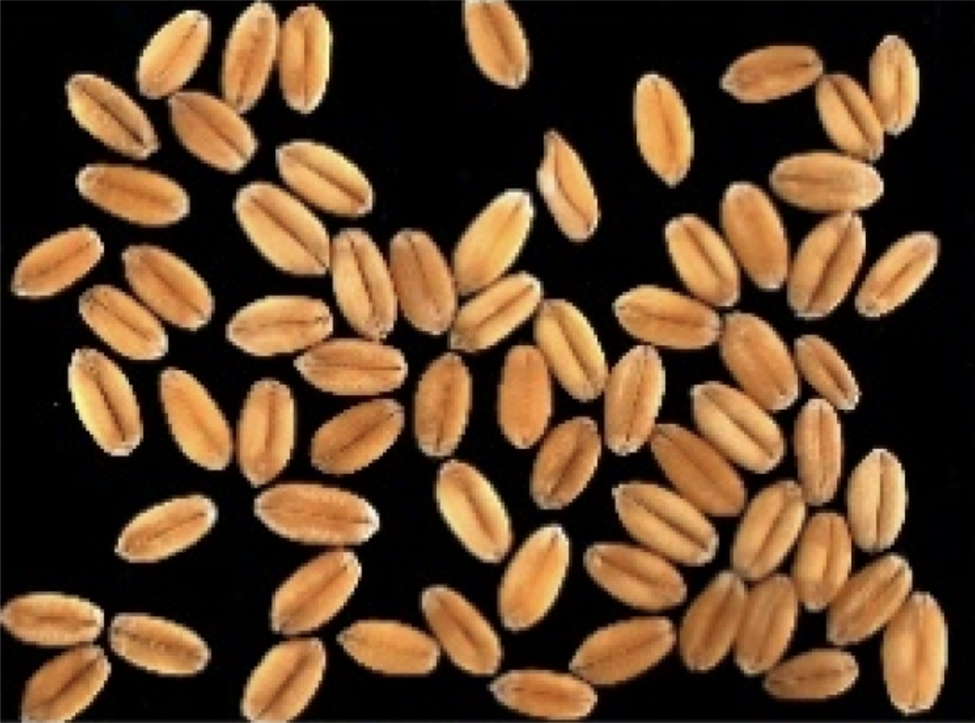
#> input picture Images/wheat.png, 975 x 723 px, shrunk from 1490 x 1105 before the run
$ jupyter execute Inciso6.ipynb
#> lines starting #> are read from the running program, lines starting #| are printed output that depends on the picture; after the words box and inside, x2 and y2 are one past the last pixel; in counts of white or black regions, pixels touching at a corner belong together
## Ejercicio 6

**Para la imagen wheat.png, hacer lo siguiente:**
- Segmentar la imagen de forma que se identifique de forma separada cada grano de trigo mediante el método de Watershed.
- Construir el mapa de clases, pintando de color negro el fondo, y cada grano con un color distinto.
- Combinar la imagen original con una versión pálida del mapa de colores (modifique el canal α del mapa de clases y súmelo con la imagen original), para mostrar los colores obtenidos en el mapa de clases sobre cada grano, como se ilustra en la siguiente figura.

### Librerias

[cell 1]
import cv2
import numpy as np
import matplotlib.pyplot as plt

### Escala de Grises

[cell 2]
# Cargar la imagen
wheat = cv2.imread("Images/wheat.png")  # Reemplaza con la ruta correcta de tu imagen
#> wheat is the input picture: shape (723, 975, 3); mean B, G, R 42, 66.6, 93.4

# Convertir a escala de grises
wheat_gray = cv2.cvtColor(wheat, cv2.COLOR_BGR2GRAY)

# Mostrar la imagen original y la imagen en escala de grises en subplots
fig, ax = plt.subplots(1, 2, figsize=(10, 5))

ax[0].imshow(cv2.cvtColor(wheat, cv2.COLOR_BGR2RGB))
ax[0].set_title("Imagen Original")
ax[0].axis("off")

ax[1].imshow(wheat_gray, cmap="gray")
ax[1].set_title("Escala de Grises")
ax[1].axis("off")

plt.show()

### Binarizacion y Morfología

[cell 3]
# Aplicar umbralización para binarizar la imagen (manteniendo fondo negro)
_, binary_wheat = cv2.threshold(wheat_gray, 0, 255, cv2.THRESH_BINARY + cv2.THRESH_OTSU)
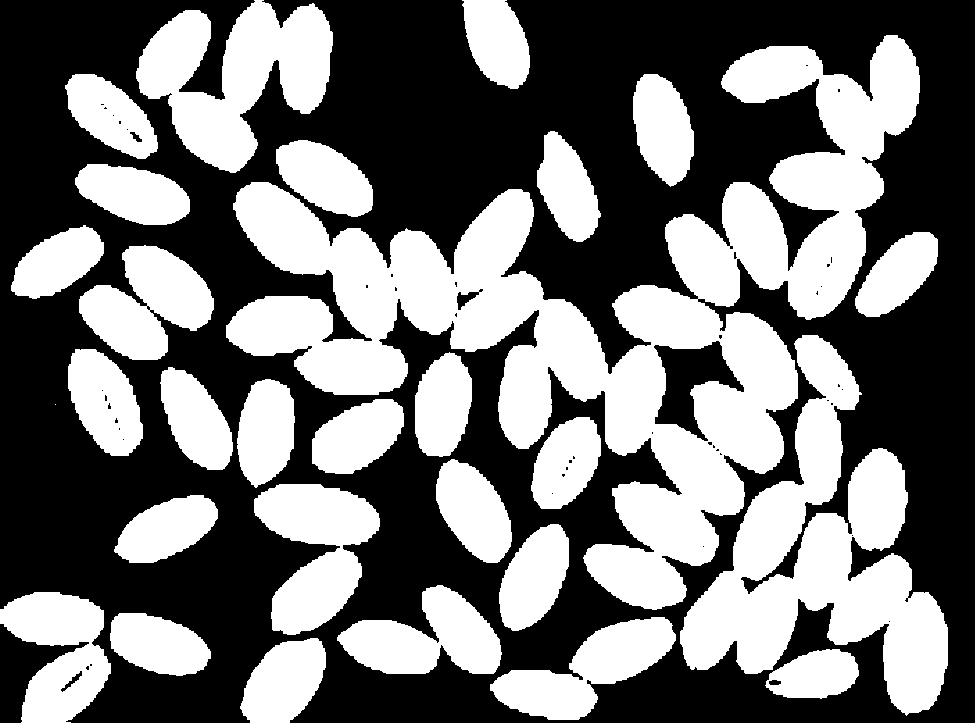
#> binary_wheat: shape (723, 975); 44.7% white; 29 white regions (1 under 20 px), largest, box (x1, y1, x2, y2) and area: (226, 35, 920, 610) 115589, (680, 335, 948, 716) 40882, (136, 0, 333, 173) 18462

# Operaciones morfológicas para mejorar la segmentación
kernel = np.ones((3, 3), np.uint8)
opening = cv2.morphologyEx(binary_wheat, cv2.MORPH_OPEN, kernel, iterations=2)
#> opening: shape (723, 975); 44.7% white; 30 white regions, largest, box (x1, y1, x2, y2) and area: (226, 35, 920, 610) 115507, (680, 335, 948, 713) 40829, (136, 0, 333, 173) 18453

# Determinar el fondo y primer plano seguros
confirmed_background = cv2.dilate(opening, kernel, iterations=3)
#> confirmed_background: shape (723, 975); 53.3% white; 27 black regions (16 under 20 px), largest, box (x1, y1, x2, y2) and area: (0, 0, 975, 723) 318711, (658, 345, 737, 431) 2749, (0, 627, 71, 723) 2551
dist_transform = cv2.distanceTransform(opening, cv2.DIST_L2, 5)
_, segmented_foreground = cv2.threshold(dist_transform, 0.3 * dist_transform.max(), 255, 0)
#> segmented_foreground: shape (723, 975) float32; 22.3% white; 58 white regions (4 under 20 px), largest, box (x1, y1, x2, y2) and area: (689, 522, 939, 704) 13674, (179, 11, 324, 162) 7532, (244, 191, 389, 330) 6159

# Mostrar la imagen binarizada
plt.imshow(binary_wheat, cmap="gray")
plt.title("Imagen Binarizada")
plt.axis("off")
plt.show()

### Watershed para segmentación

[cell 4]
# Convertir a entero sin signo
segmented_foreground = np.uint8(segmented_foreground)
unknown_components = cv2.subtract(confirmed_background, segmented_foreground)
#> unknown_components: shape (723, 975); 31% white; 17 white regions, largest, box (x1, y1, x2, y2) and area: (223, 32, 951, 723) 137904, (158, 364, 383, 723) 17182, (133, 0, 336, 176) 12269

# Etiquetado de componentes conectados
num_labels, markers = cv2.connectedComponents(segmented_foreground)
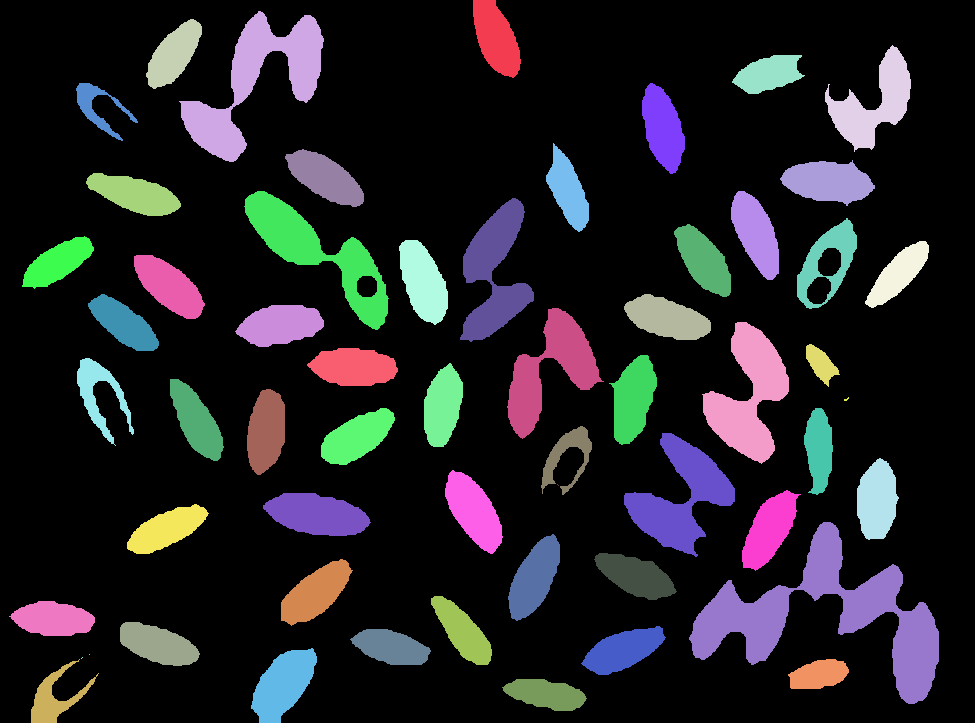
#> markers: shape (723, 975) int32; 59 distinct labels, from 0 to 58; one colour per label, 0 black
#> num_labels = 59

# Ajustar las etiquetas para que el fondo negro sea 0 y los granos tengan números positivos
markers += 1
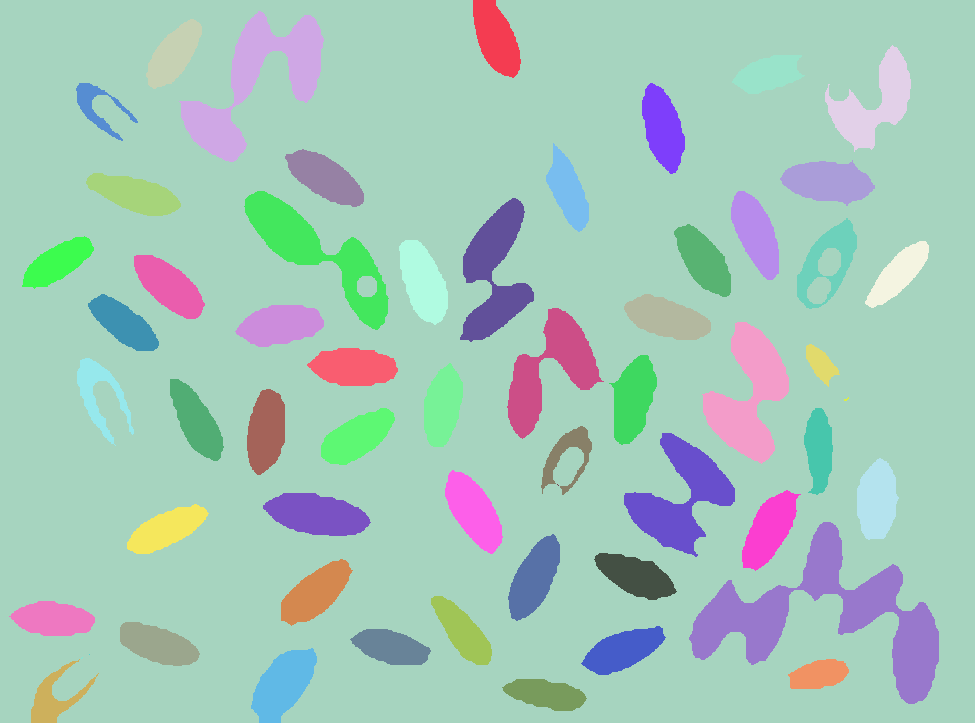
#> markers: shape (723, 975) int32; 59 distinct labels, from 1 to 59; one colour per label, 0 black
markers[unknown_components == 255] = 0
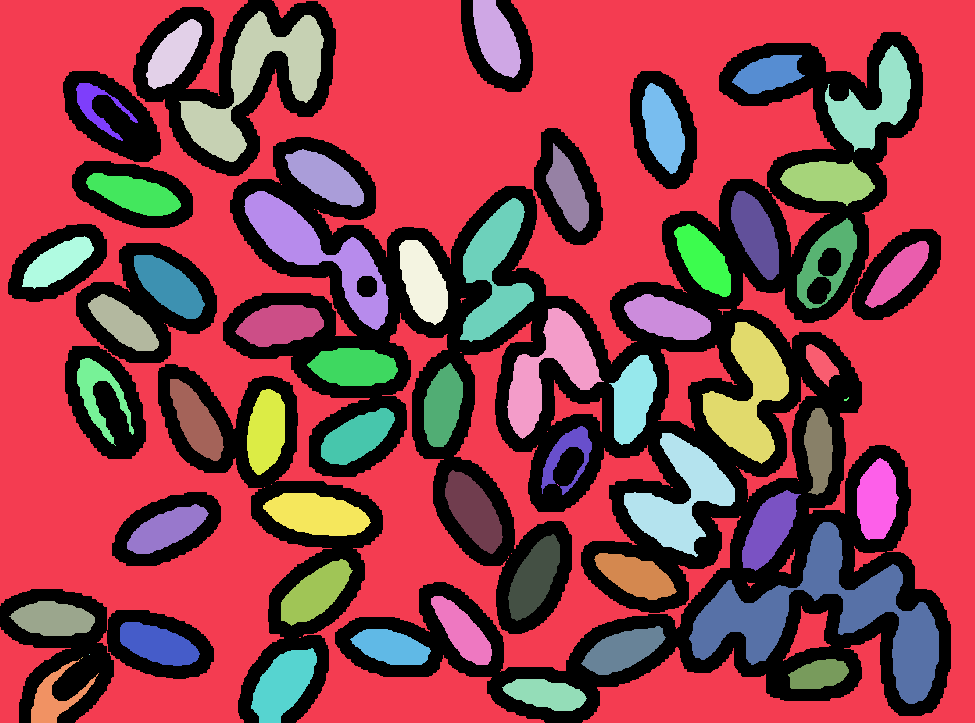
#> markers: shape (723, 975) int32; 60 distinct labels, from 0 to 59; one colour per label, 0 black

# Aplicar Watershed
watershed_segmentation = wheat.copy()
cv2.watershed(watershed_segmentation, markers)

# Mostrar la segmentación en blanco y negro
plt.imshow(markers, cmap="nipy_spectral")
plt.title("Segmentación Watershed")
plt.axis("off")
plt.show()
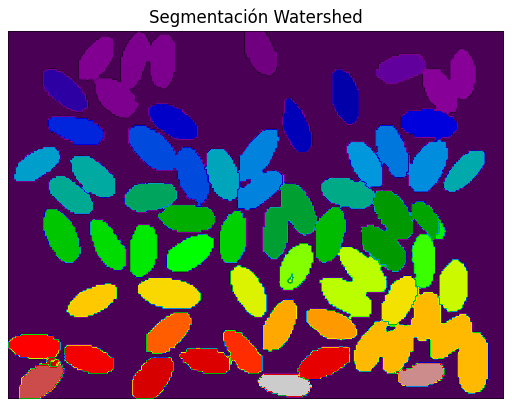
#> figure drawn by matplotlib, 1 panel

### Mapa de Clases

[cell 5]
# Crear un mapa de clases con colores únicos por grano, manteniendo el fondo negro
color_map = np.zeros_like(watershed_segmentation, dtype=np.uint8)
unique_labels = np.unique(markers)
#> unique_labels = 60 values from -1 to 59
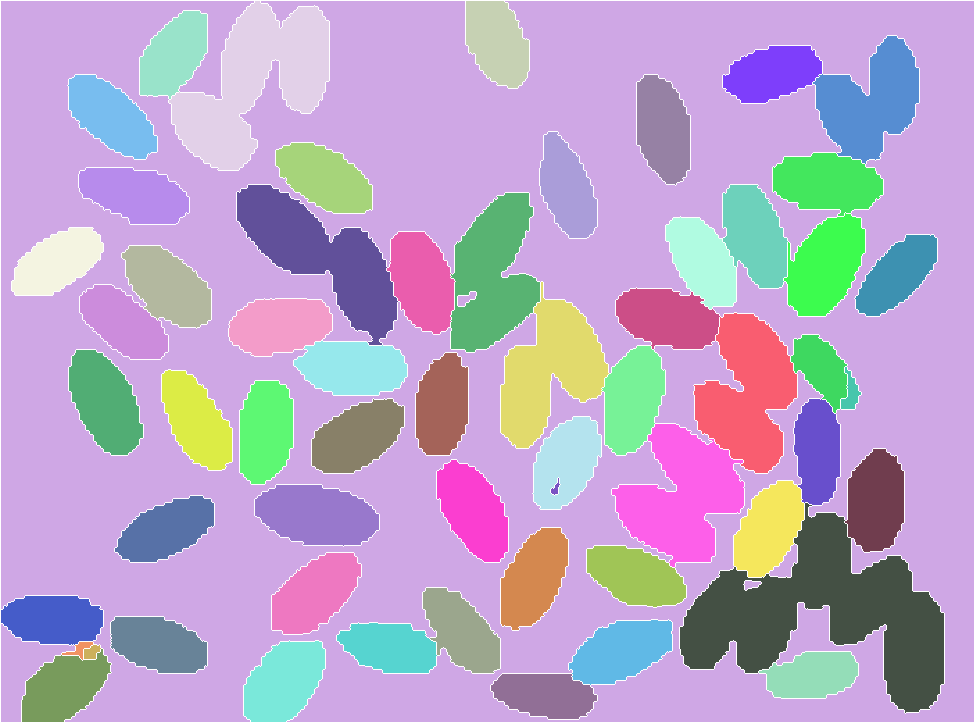
#> markers: shape (723, 975) int32; 60 distinct labels, from -1 to 59; one colour per label, 0 black, -1 white

for label in unique_labels:
    if label <= 1:  # Mantener el fondo negro sin color
        continue
    mask = markers == label
    color = np.random.randint(0, 255, 3, dtype=np.uint8)
    color_map[mask] = color
#> this loop made 60 passes
#> color on passes 3 to 14: [172, 10, 127], [47, 170, 196], [117, 166, 22], [192, 204, 33], [67, 179, 78], [251, 82, 162], [195, 118, 125], [103, 125, 229], [9, 164, 116], [211, 222, 161], [21, 81, 89], [242, 214, 102]
#> label on pass 1: -1
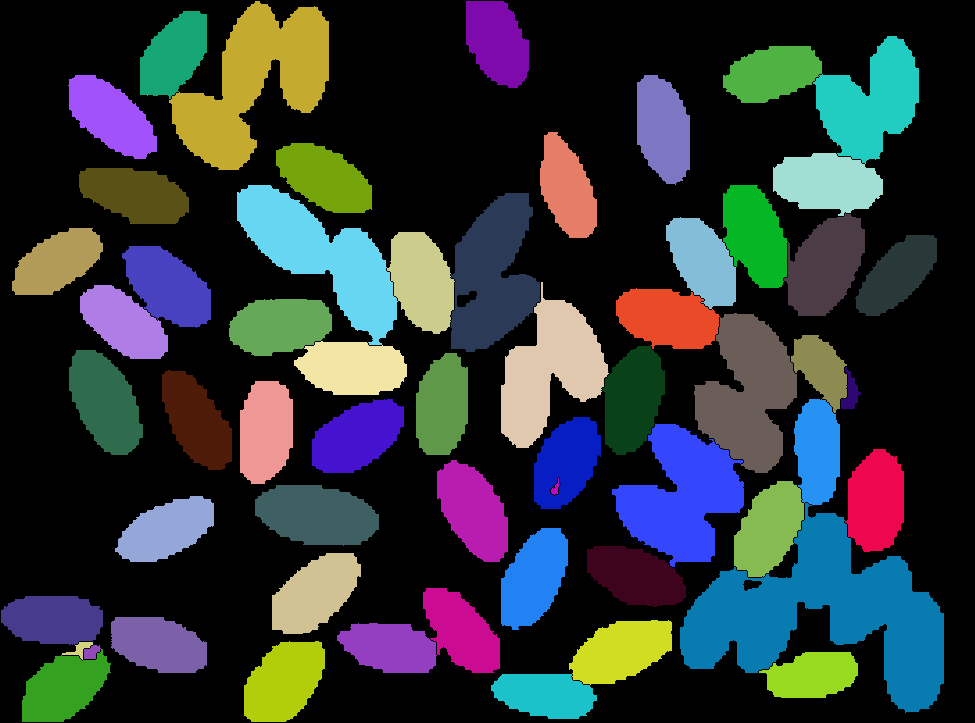
#> color_map: shape (723, 975, 3); mean of channels 0, 1, 2 56.7, 54.1, 47.1; drawn as B, G, R

# Superponer el mapa de colores con la imagen original
alpha = 0.5
overlay = cv2.addWeighted(wheat, 1 - alpha, color_map, alpha, 0)

# Mostrar los resultados finales
fig, ax = plt.subplots(1, 2, figsize=(10, 5))
ax[0].imshow(cv2.cvtColor(color_map, cv2.COLOR_BGR2RGB))
ax[0].set_title("Mapa de Clases")
ax[0].axis("off")

ax[1].imshow(cv2.cvtColor(overlay, cv2.COLOR_BGR2RGB))
ax[1].set_title("Superposición con la Imagen Original")
ax[1].axis("off")

plt.show()
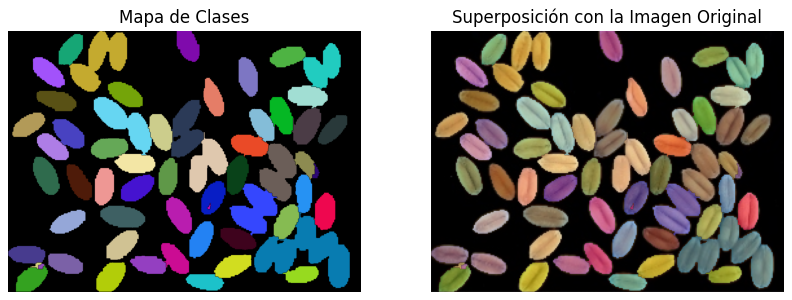
#> figure drawn by matplotlib, 2 panels

$ run again, with Images/microscope.png copied over Images/wheat.png
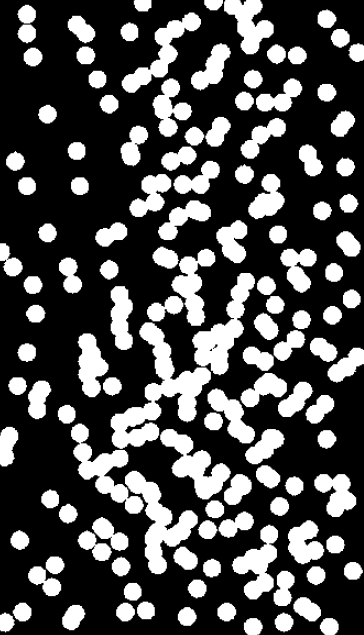
#> input picture Images/microscope.png, 364 x 635 px
#> wheat is the input picture: shape (635, 364, 3); mean B, G, R 76.7, 76.7, 76.7
#> binary_wheat: shape (635, 364); 30% white; 125 white regions, largest, box (x1, y1, x2, y2) and area: (111, 322, 211, 449) 4179, (125, 471, 198, 574) 2619, (192, 273, 255, 375) 2400
#> opening: shape (635, 364); 29.7% white; 131 white regions, largest, box (x1, y1, x2, y2) and area: (125, 471, 198, 574) 2609, (140, 322, 211, 421) 2597, (74, 443, 143, 514) 1876
#> confirmed_background: shape (635, 364); 49.5% white; 59 white regions, largest, box (x1, y1, x2, y2) and area: (55, 245, 364, 600) 42827, (127, 114, 233, 243) 6612, (230, 523, 342, 635) 5109
#> unknown_components: shape (635, 364); 36% white; 61 white regions, largest, box (x1, y1, x2, y2) and area: (55, 245, 364, 600) 29744, (127, 114, 233, 243) 4907, (230, 523, 342, 635) 3676
#> num_labels = 159
#> unique_labels = 160 values from -1 to 159
#> `unique_labels = np.unique(markers)`:
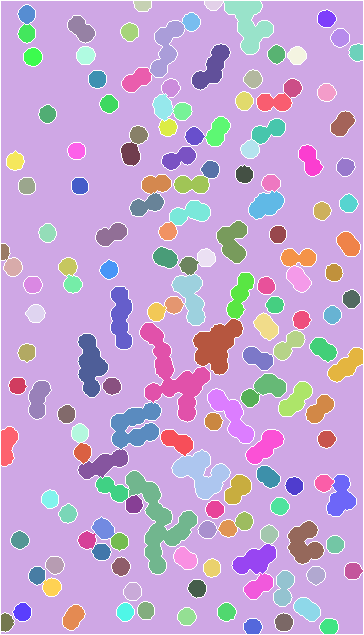
#> markers: shape (635, 364) int32; 160 distinct labels, from -1 to 159; one colour per label, 0 black, -1 white
#> the loop `for label in unique_labels:` made 160 passes
#> color on passes 3 to 5: [172, 10, 127], [47, 170, 196], [117, 166, 22]
#> `plt.show()`:
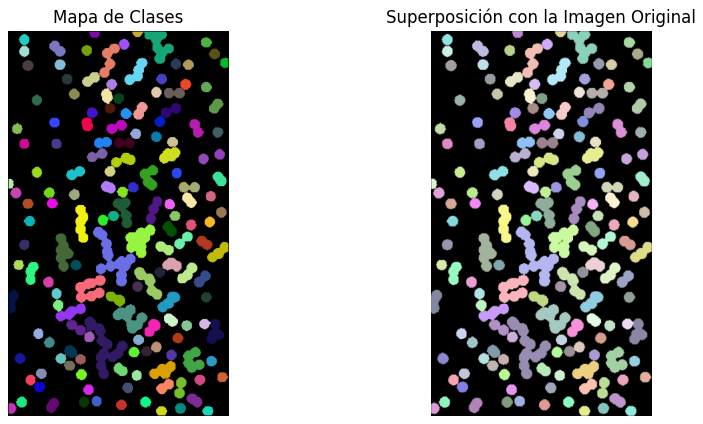
#> figure drawn by matplotlib, 2 panels
